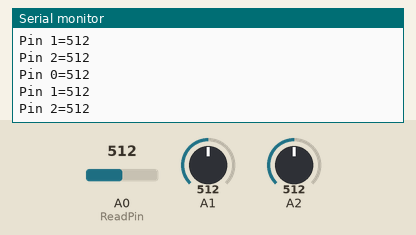
A sketch run on a simulated Arduino Uno, built with avr-gcc and run on an emulated ATmega328P. Parts: the last lines printed to the serial monitor. Inputs (shaded band) come from the test bench; at power-on: A0 (ReadPin) = 512, A1 = 512, A2 = 512.

Above: at 3.8 s.
3.9 s: A0 (ReadPin) set to 716
At 7.4 s:
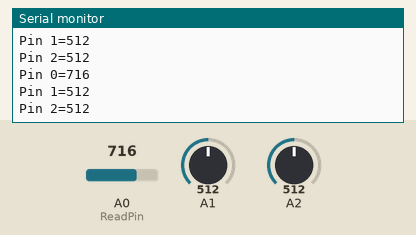
7.8 s: A1 set to 716
At 9.7 s:
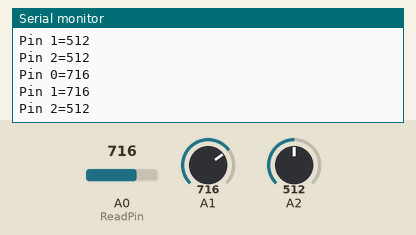
11.7 s: A2 set to 716
At 13.2 s:
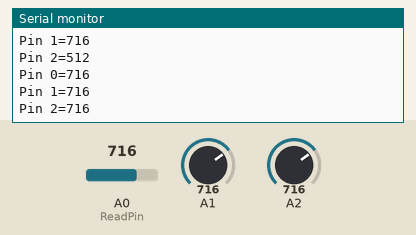
15.6 s: A0 (ReadPin) set to 900
At 19.1 s:
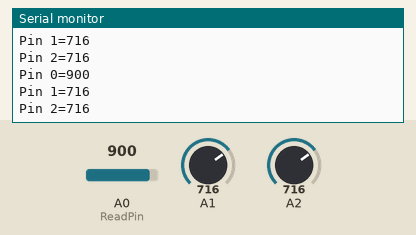
19.5 s: A1 set to 900
At 21.4 s:
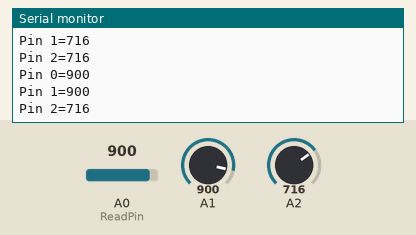
23.4 s: A2 set to 900
At 24.9 s:
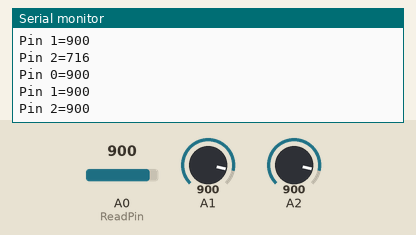
Timing chart, 0 to 26.4 s (numbered marks = the images above; inputs shaded):
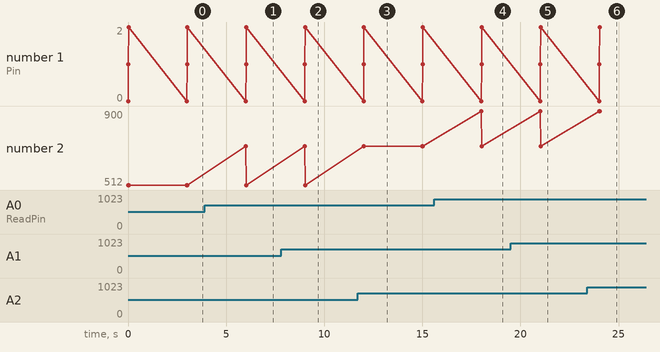

Measured:
- after the input at 3.9 s, the serial monitor: prints a new line after 2.1 s (image 1)
- after the input at 7.8 s, the serial monitor: prints a new line after 1.2 s (image 2)
- after the input at 11.7 s, the serial monitor: prints a new line after 0.33 s (image 3)
- after the input at 15.6 s, the serial monitor: prints a new line after 2.4 s (image 4)
- after the input at 19.5 s, the serial monitor: prints a new line after 1.5 s (image 5)
- after the input at 23.4 s, the serial monitor: prints a new line after 0.63 s (image 6)

The sketch:

SimpleReadAxis_Leo.ino
```cpp
const int ReadPin = A0;
long reading;

void setup() {
  // put your setup code here, to run once:
  analogReference(EXTERNAL);
  Serial.begin(9600);
  Serial.println ("Starting up");
}

void loop() {
  // put your main code here, to run repeatedly:
    //reading = analogRead(ReadPin);
    Serial.println ("Pin 0="+String(analogRead(A0)));
    Serial.println ("Pin 1="+String(analogRead(A1)));
    Serial.println ("Pin 2="+String(analogRead(A2)));
    //Serial.println ("Pin "+String(ReadPin) + " = " + String(reading));
    Serial.println ("");
    delay (3000);

}
```
